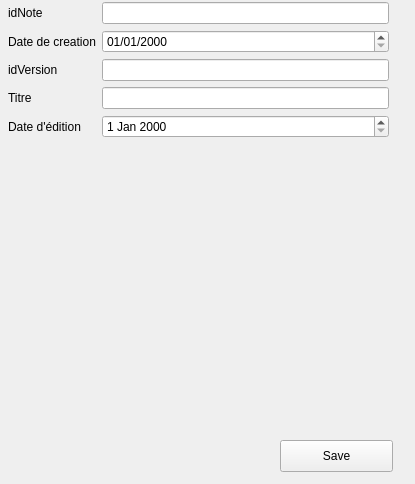
<?xml version="1.0" encoding="UTF-8"?>
<ui version="4.0">
 <class>FormNote</class>
 <widget class="QWidget" name="FormNote">
  <property name="geometry">
   <rect>
    <x>0</x>
    <y>0</y>
    <width>415</width>
    <height>484</height>
   </rect>
  </property>
  <property name="windowTitle">
   <string>Form</string>
  </property>
  <widget class="QWidget" name="formLayoutWidget">
   <property name="geometry">
    <rect>
     <x>8</x>
     <y>2</y>
     <width>381</width>
     <height>179</height>
    </rect>
   </property>
   <layout class="QFormLayout" name="formLayout">
    <item row="0" column="0">
     <widget class="QLabel" name="idNoteLabel">
      <property name="text">
       <string>idNote</string>
      </property>
     </widget>
    </item>
    <item row="0" column="1">
     <widget class="QLineEdit" name="idNoteLineEdit"/>
    </item>
    <item row="1" column="0">
     <widget class="QLabel" name="dateCreaLabel">
      <property name="text">
       <string>Date de creation</string>
      </property>
     </widget>
    </item>
    <item row="1" column="1">
     <widget class="QDateEdit" name="dateCreaDateEdit">
      <property name="currentSection">
       <enum>QDateTimeEdit::DaySection</enum>
      </property>
      <property name="displayFormat">
       <string>dd/MM/yyyy</string>
      </property>
     </widget>
    </item>
    <item row="2" column="0">
     <widget class="QLabel" name="idVersionLabel">
      <property name="text">
       <string>idVersion</string>
      </property>
     </widget>
    </item>
    <item row="2" column="1">
     <widget class="QLineEdit" name="idVersionLineEdit"/>
    </item>
    <item row="3" column="0">
     <widget class="QLabel" name="titleLabel">
      <property name="text">
       <string>Titre</string>
      </property>
     </widget>
    </item>
    <item row="4" column="0">
     <widget class="QLabel" name="dateEditLabel">
      <property name="text">
       <string>Date d'édition</string>
      </property>
     </widget>
    </item>
    <item row="4" column="1">
     <widget class="QDateEdit" name="dateEditDateEdit"/>
    </item>
    <item row="3" column="1">
     <widget class="QLineEdit" name="titleLineEdit"/>
    </item>
   </layout>
  </widget>
  <widget class="QWidget" name="verticalLayoutWidget">
   <property name="geometry">
    <rect>
     <x>9</x>
     <y>169</y>
     <width>381</width>
     <height>261</height>
    </rect>
   </property>
   <layout class="QVBoxLayout" name="versionLayout"/>
  </widget>
  <widget class="QPushButton" name="save">
   <property name="geometry">
    <rect>
     <x>280</x>
     <y>440</y>
     <width>113</width>
     <height>32</height>
    </rect>
   </property>
   <property name="text">
    <string>Save</string>
   </property>
  </widget>
 </widget>
 <resources/>
 <connections>
  <connection>
   <sender>titleLineEdit</sender>
   <signal>textChanged(QString)</signal>
   <receiver>save</receiver>
   <slot>animateClick()</slot>
   <hints>
    <hint type="sourcelabel">
     <x>178</x>
     <y>107</y>
    </hint>
    <hint type="destinationlabel">
     <x>337</x>
     <y>450</y>
    </hint>
   </hints>
  </connection>
 </connections>
</ui>
